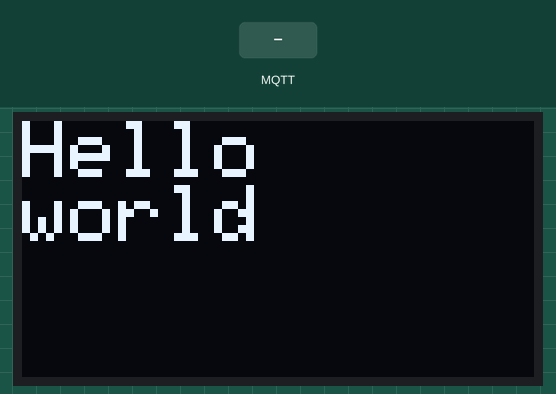
The program below on a simulated ESP32. Shown: 128×64 one-colour display. The inputs (shaded band) are chosen by the test bench. WiFi joins after 1.5 s; servers stay silent unless stated; no MQTT or app messages arrive unless stated; what the program prints to the serial monitor is not drawn.

Above: at 0.4 s.
At 3.1 s:
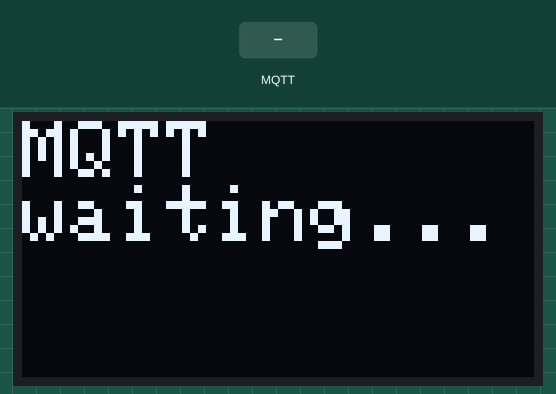
3.2 s: MQTT message "1" arrives on the first subscribed topic
At 4.3 s:
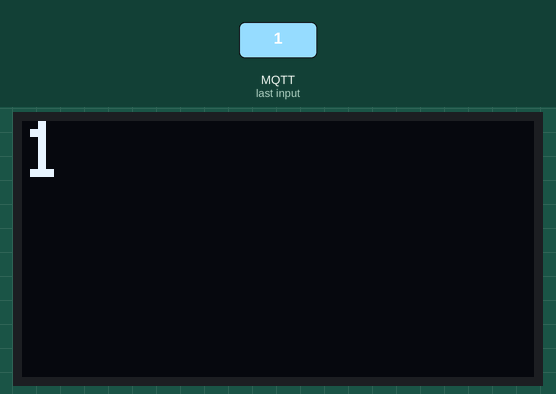
4.7 s: MQTT message "on" arrives on the first subscribed topic
At 5.6 s:
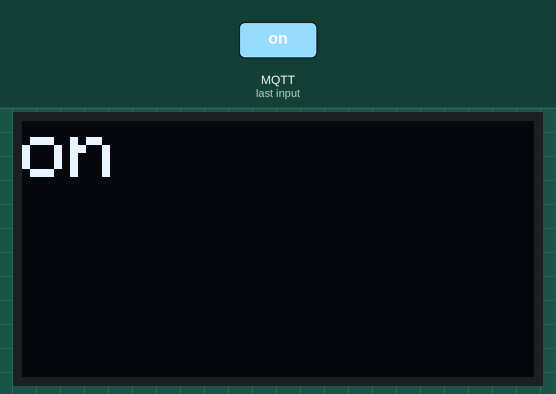
6.2 s: MQTT message "off" arrives on the first subscribed topic
At 6.6 s:
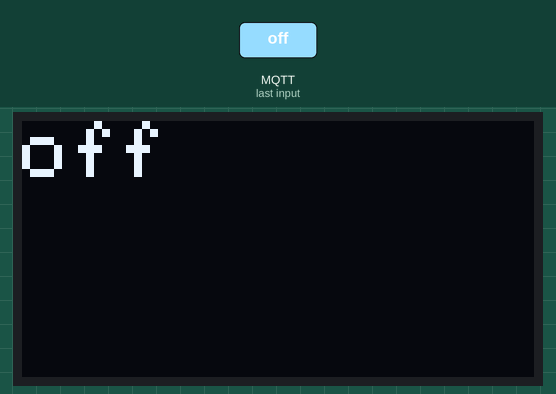
Timing chart, 0 to 9.2 s (numbered marks = the images above; inputs shaded):
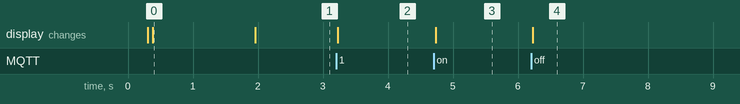

Measured:
- after the input at 3.2 s, the display: changes at once (image 2)
- after the input at 4.7 s, the display: changes at once (image 3)
- after the input at 6.2 s, the display: changes at once (image 4)
- what the display in image 0 shows lasts 1.6 s, from 0.4 s to 2.0 s

The program:

main.cpp
```cpp
#include <Arduino.h>
#include <Wire.h>
#include <WiFi.h>
#include <SPIFFS.h>

#include "display.h"
#include "mqtt_client.h"

static String WIFI_SSID_STR;
static String WIFI_PASS_STR;

#ifndef WIFI_SSID
  #define WIFI_SSID ""
#endif
#ifndef WIFI_PASS
  #define WIFI_PASS ""
#endif


static void connectWiFi() {
  WiFi.mode(WIFI_STA);
  WiFi.begin(WIFI_SSID_STR.c_str(), WIFI_PASS_STR.c_str());

  Serial.print("Connecting to WiFi");

  const uint32_t start = millis();
  while (WiFi.status() != WL_CONNECTED) {
    delay(250);
    Serial.print(".");
    if (millis() - start > 20000) {
      Serial.println("\nWiFi timeout");
      return;
    }
  }

  Serial.println("\nWiFi connected!");
  Serial.print("IP: ");
  Serial.println(WiFi.localIP());
}

void setup() {
  Serial.begin(115200);
  delay(300);

  // Load secrets from build_flags macros
  WIFI_SSID_STR = String(WIFI_SSID);
  WIFI_PASS_STR = String(WIFI_PASS);

  // ---- I2C pins on ESP32 ----
  static const int SDA_PIN = 21;
  static const int SCL_PIN = 22;

  // MQTT broker (LAN IP of Mosquitto)
  const char* MQTT_HOST = "192.168.1.66";
  const uint16_t MQTT_PORT = 1883;
  const char* MQTT_TOPIC = "pi-peripherals";

  Wire.begin(SDA_PIN, SCL_PIN);
  Wire.setClock(100000);

  pinMode(SCL_PIN, INPUT_PULLUP);
  pinMode(SDA_PIN, INPUT_PULLUP);

  if (!display_init(0x3C)) {
    while (true) delay(1000);
  }

  display_hello();
  Serial.println("OLED OK");

  connectWiFi();

  // Start MQTT after WiFi is up
  mqtt_init(MQTT_HOST, MQTT_PORT, MQTT_TOPIC);
}

void loop() {
  // Reconnect WiFi if needed
  if (WiFi.status() != WL_CONNECTED) {
    connectWiFi();
  }

  // Keep MQTT alive + process incoming messages
  mqtt_loop();
  // Draw last received message on display (done here, not in callback, so I2C is safe)
  mqtt_pump_display();
  delay(10);
}
```

display.h
```cpp
#pragma once
#include <Arduino.h>

bool display_init(uint8_t i2cAddr = 0x3C);

// Convenience screens
void display_hello();

// Print 1–2 lines
void display_text(const char* line1, const char* line2 = nullptr);

// Print "label" on line 1 and "value" on line 2
void display_label_value(const char* label, int value);
void display_label_value_f(const char* label, float value, uint8_t decimals = 2);

// Optional: if you prefer Arduino String inputs
void display_label_value(const String& label, int value);
void display_label_value_f(const String& label, float value, uint8_t decimals = 2);
```

mqtt_client.h
```cpp
#pragma once
#include <Arduino.h>

// Call once after WiFi is connected.
void mqtt_init(const char* host, uint16_t port, const char* topic);

// Call repeatedly in loop().
void mqtt_loop();

// Call after mqtt_loop() to refresh display with any received message (run from main loop, not callback).
void mqtt_pump_display();

// Optional helpers
bool mqtt_is_connected();
void mqtt_force_reconnect();
```

display.cpp
```cpp
#include <Arduino.h>
#include <Wire.h>
#include <Adafruit_GFX.h>
#include <Adafruit_SSD1306.h>

#include "display.h"

// ---- OLED config ----
#define SCREEN_WIDTH 128
#define SCREEN_HEIGHT 64

static Adafruit_SSD1306 display(SCREEN_WIDTH, SCREEN_HEIGHT, &Wire, -1);

bool display_init(uint8_t i2cAddr) {
  if (!display.begin(SSD1306_SWITCHCAPVCC, i2cAddr)) {
    Serial.println("SSD1306 allocation/init failed. Check wiring/size/address.");
    return false;
  }
  display.clearDisplay();
  display.display();
  return true;
}

void display_hello() {
  display.clearDisplay();
  display.setTextSize(2);
  display.setTextColor(SSD1306_WHITE);
  display.setCursor(0, 0);
  display.println("Hello");
  display.println("world");
  display.display();
}

void display_text(const char* line1, const char* line2) {
  display.clearDisplay();
  display.setTextSize(2);
  display.setTextColor(SSD1306_WHITE);
  display.setCursor(0, 0);
  if (line1) display.println(line1);
  if (line2) display.println(line2);
  display.display();
}

void display_label_value(const char* label, int value) {
  char buf[32];
  snprintf(buf, sizeof(buf), "%d", value);
  display_text(label, buf);
}

void display_label_value_f(const char* label, float value, uint8_t decimals) {
  char buf[32];
  // dtostrf: width=0 means “no minimum width”
  dtostrf(value, 0, decimals, buf);
  display_text(label, buf);
}

// String overloads (call the const char* versions)
void display_label_value(const String& label, int value) {
  display_label_value(label.c_str(), value);
}

void display_label_value_f(const String& label, float value, uint8_t decimals) {
  display_label_value_f(label.c_str(), value, decimals);
}
```

mqtt_client.cpp
```cpp
#include <Arduino.h>
#include <WiFi.h>
#include <PubSubClient.h>
#include <ArduinoJson.h>

#include "mqtt_client.h"
#include "display.h"

// Payloads can be ~2KB; PubSubClient drops messages larger than this.
static const size_t kPayloadMax = 2048;

static WiFiClient wifiClient;
static PubSubClient mqtt(wifiClient);

static const char* g_host = nullptr;
static uint16_t g_port = 1883;
static const char* g_topic = nullptr;

static char msgBuf[320];
// Deferred display: full payload copied here in callback; parsed and drawn in mqtt_pump_display().
static char pendingDisplayBuf[2048];
static volatile bool pendingDisplay = false;

// Use Print* so IDE/clang resolves Print::print/println (HardwareSerial inherits Print in Arduino core)
static Print* _log = reinterpret_cast<Print*>(&Serial);

// Parse JSON and show raw_latest temp + humidity; fallback to raw text.
static void showPayloadOnOled(const char* payload, size_t len) {
  StaticJsonDocument<2048> doc;
  DeserializationError err = deserializeJson(doc, payload, len);

  if (!err) {
    JsonObject raw = doc["raw_latest"];
    if (!raw.isNull()) {
      float temp = raw["temp"] | 0.0f;
      float hum = raw["humidity"] | 0.0f;
      char line1[24];
      char line2[24];
      snprintf(line1, sizeof(line1), "%.1f C", (double)temp);
      snprintf(line2, sizeof(line2), "%.1f %%", (double)hum);
      display_text(line1, line2);
      return;
    }
  }

  // Fallback: show first line(s) of raw payload (e.g. plain "line1\nline2" messages)
  const char* nl = strchr(payload, '\n');
  if (nl) {
    size_t line1Len = (size_t)(nl - payload);
    line1Len = line1Len >= 63 ? 63 : line1Len;
    char line1[64];
    char line2[64];
    memcpy(line1, payload, line1Len);
    line1[line1Len] = '\0';
    size_t rest = len - (line1Len + 1);
    rest = rest >= 63 ? 63 : rest;
    memcpy(line2, nl + 1, rest);
    line2[rest] = '\0';
    display_text(line1, line2);
  } else {
    char line1[64];
    size_t copy = len >= 63 ? 63 : len;
    memcpy(line1, payload, copy);
    line1[copy] = '\0';
    display_text(line1, nullptr);
  }
}

static volatile size_t pendingDisplayLen = 0;

static void onMqttMessage(char* topic, byte* payload, unsigned int length) {
  // Log first chunk only (avoid huge Serial dump)
  size_t logLen = min((size_t)length, sizeof(msgBuf) - 1);
  memcpy(msgBuf, payload, logLen);
  msgBuf[logLen] = '\0';
  char logBuf[380];
  snprintf(logBuf, sizeof(logBuf), "[MQTT RX] topic=%s len=%u\n", topic, (unsigned)length);
  _log->print(logBuf);
  _log->print(msgBuf);
  if (length > logLen) _log->print(F("...\n"));
  else _log->print('\n');

  // Defer display to main loop; copy full payload so we can parse JSON (up to buffer size).
  size_t copyLen = min((size_t)length, sizeof(pendingDisplayBuf) - 1);
  memcpy(pendingDisplayBuf, payload, copyLen);
  pendingDisplayBuf[copyLen] = '\0';
  pendingDisplayLen = copyLen;
  pendingDisplay = true;
}

static bool connectMqtt() {
  if (!g_host || !g_topic) return false;

  mqtt.setServer(g_host, g_port);
  mqtt.setCallback(onMqttMessage);
  // Payloads are ~2KB; messages larger than buffer are dropped by PubSubClient
  mqtt.setBufferSize((unsigned int)kPayloadMax);

  String clientId = "esp32-oled-" + String((uint32_t)ESP.getEfuseMac(), HEX);

  _log->print(F("Connecting to MQTT..."));
  if (mqtt.connect(clientId.c_str())) {
    _log->println(F("connected"));
    mqtt.subscribe(g_topic, 1); // QoS 1
    return true;
  }

  snprintf(msgBuf, sizeof(msgBuf), "failed rc=%d\n", mqtt.state());
  _log->print(msgBuf);
  return false;
}

void mqtt_init(const char* host, uint16_t port, const char* topic) {
  g_host = host;
  g_port = port;
  g_topic = topic;

  // MQTT stability improvement on ESP32
  WiFi.setSleep(false);

  // Try initial connect
  connectMqtt();
  display_text("MQTT", "waiting...");
}

void mqtt_loop() {
  if (WiFi.status() != WL_CONNECTED) {
    // Don’t attempt MQTT if WiFi is down
    return;
  }

  if (!mqtt.connected()) {
    static uint32_t lastTry = 0;
    if (millis() - lastTry > 2000) {
      lastTry = millis();
      connectMqtt();
    }
    return;
  }

  mqtt.loop();
}

void mqtt_pump_display() {
  if (!pendingDisplay) return;
  pendingDisplay = false;
  size_t len = pendingDisplayLen;
  showPayloadOnOled(pendingDisplayBuf, len);
}

bool mqtt_is_connected() {
  return mqtt.connected();
}

void mqtt_force_reconnect() {
  if (mqtt.connected()) mqtt.disconnect();
  connectMqtt();
}
```
